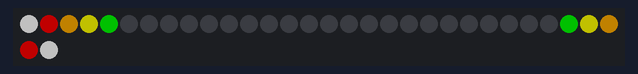
Recording of a sketch running on a simulated ATtiny85, built with avr-gcc and run on an emulated ATtiny85. Parts: 32 RGB LEDs in strip order, left to right, continuing on the next row. Dim RGB values are drawn brighter than linear.

Above: at 0.02 s.
At 2.26 s:
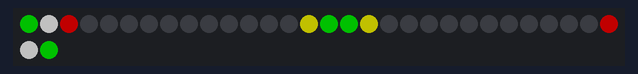
At 4.37 s:
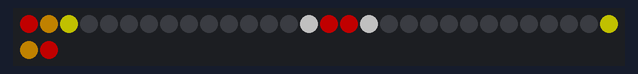
At 8.59 s:
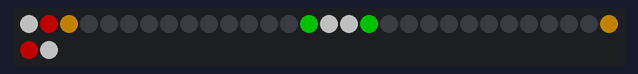
At 11.89 s:
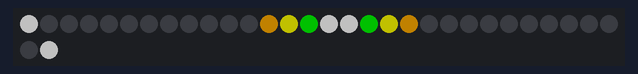
At 17.16 s:
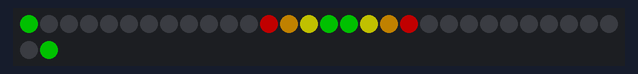

The sketch:

neopixel_rainbow.ino
```cpp
// Low power NeoPixel goggles example. Makes a nice blinky display
// with just a few LEDs on at any time.
#include <Adafruit_NeoPixel.h>
#ifdef __AVR_ATtiny85__ // Trinket, Gemma, etc.
#include <avr/power.h>
#endif

#define PIN 0

Adafruit_NeoPixel pixels = Adafruit_NeoPixel(32, PIN);

uint8_t offset = 0; // Position of spinny eyes
uint32_t prevTime;
uint8_t bright = 85;

void setup() {
#ifdef __AVR_ATtiny85__ // Trinket, Gemma, etc.
  if(F_CPU == 16000000) clock_prescale_set(clock_div_1);
#endif
  pixels.begin();
  pixels.setBrightness(85); // 1/3 brightness
  prevTime = millis();
}

void loop() {
  uint8_t i;
  uint8_t j;
  uint32_t t;
  //                    whi  red  ora  yel  gre  blu  pur  bla
  uint8_t r_array[8] = {255, 255, 255, 255, 0,   0,   128, 0};
  uint8_t g_array[8] = {255, 0,   172, 255, 255, 0,   0,   0};
  uint8_t b_array[8] = {255, 0,   0,   0,   0,   255, 128, 0};
  for(i=0; i<16; i++)
  {
    for(j=0;j<6;j++)
    {
      uint8_t r = 0;
      uint8_t g = 0;
      uint8_t b = 0;
      if(((offset+i) % 16) < 5)
      {
        uint8_t k = ((offset+i) % 5);
        r = r_array[k];
        g = g_array[k];
        b = b_array[k];
      }
      pixels.setPixelColor(i, r, g, b);
      pixels.setPixelColor(31-(i), r, g, b);
    }
  }
  pixels.show();
  delay(50);
  offset++;

  t = millis();
  if((t - prevTime) > 10000)
  {
    for(i=0; i<32; i++) pixels.setPixelColor(i, 0);
    prevTime = t;
  }
}
```

Measured:
- by itself, everything shown: repeats every 16.9 s, in 256 steps
